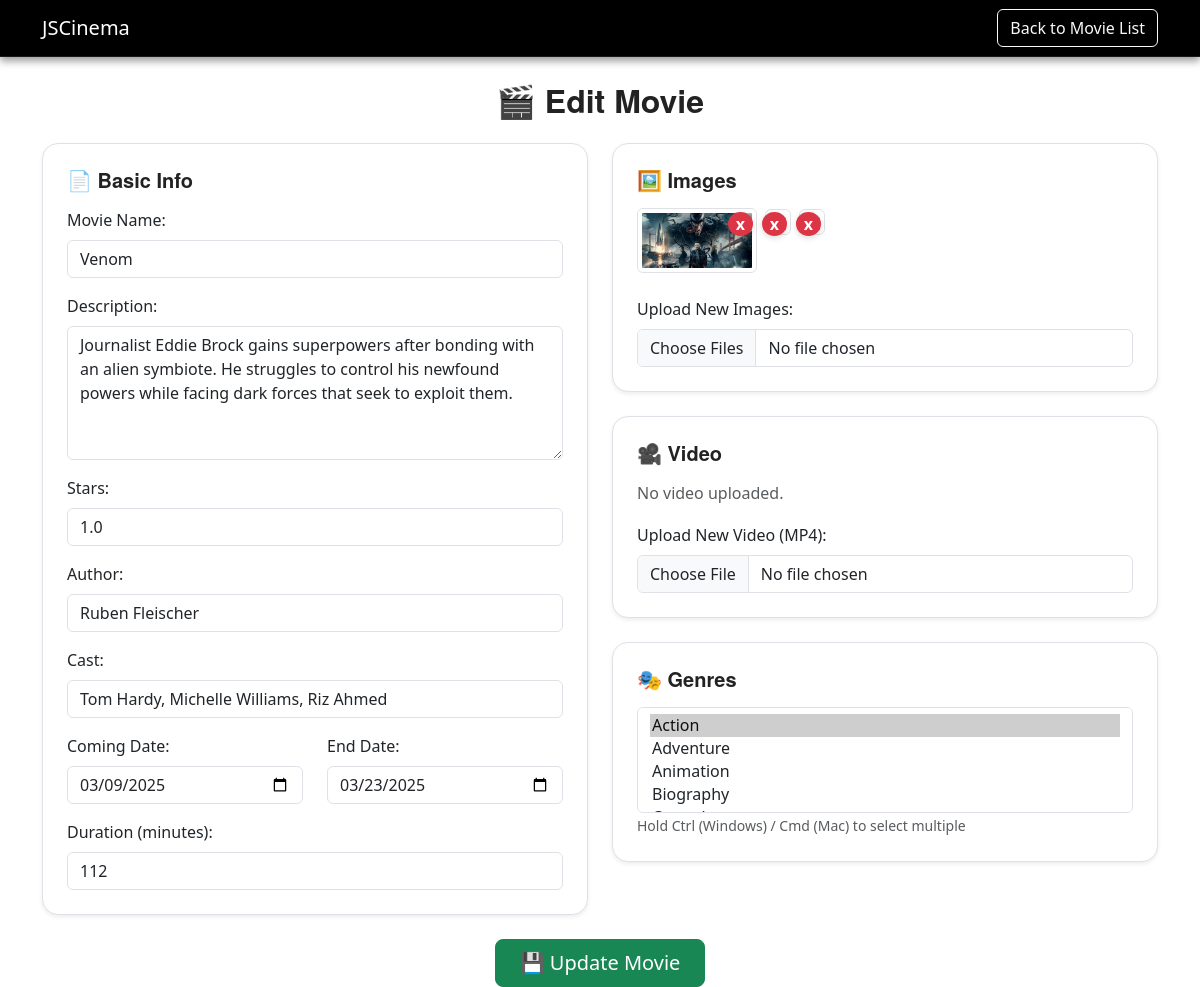
The page /edit_movie_admin.php?id=19 (signed in) on the database its author committed.
### tables this page shows
CREATE TABLE `movies` (
  `id` int(11) NOT NULL,
  `name` varchar(255) NOT NULL,
  `description` text DEFAULT NULL,
  `stars` decimal(3,1) DEFAULT NULL CHECK (`stars` between 0 and 10),
  `author` varchar(255) DEFAULT NULL,
  `video` varchar(255) DEFAULT NULL,
  `movie_duration` int(11) DEFAULT NULL CHECK (`movie_duration` > 0),
  `plays` text DEFAULT NULL,
  `status` varchar(255) DEFAULT NULL,
  `coming_date` date DEFAULT NULL,
  `end_date` date DEFAULT NULL,
  `created_at` timestamp NOT NULL DEFAULT current_timestamp(),
  `updated_at` timestamp NOT NULL DEFAULT current_timestamp() ON UPDATE current_timestamp()
);

CREATE TABLE `movie_images` (
  `id` int(11) NOT NULL,
  `movie_id` int(11) NOT NULL,
  `image_path` varchar(255) NOT NULL
);

### edit_movie_admin.php (the view, shortened to what this page needs)
<?php
require 'db_connection.php';
$movie_id = intval($_GET['id']);
$stmt = $conn->prepare("SELECT * FROM movies WHERE id = ?");
$stmt->bind_param("i", $movie_id);
$stmt->execute();
$result = $stmt->get_result();
$movie = $result->fetch_assoc();
$image_stmt = $conn->prepare("SELECT id, image_path FROM movie_images WHERE movie_id = ?");
$image_stmt->bind_param("i", $movie_id);
$image_stmt->execute();
$image_result = $image_stmt->get_result();
$images = $image_result->fetch_all(MYSQLI_ASSOC);
$genre_stmt = $conn->prepare("SELECT genre_id FROM movie_genres WHERE movie_id = ?");
$genre_stmt->bind_param("i", $movie_id);
$genre_stmt->execute();
$genre_result = $genre_stmt->get_result();
$selected_genres = [];
while ($row = $genre_result->fetch_assoc()) {
    $selected_genres[] = $row['genre_id'];
}
$genreSql = "SELECT * FROM genres";
$genreResult = $conn->query($genreSql);
?>
<!DOCTYPE html>
<html lang="en">
<head>
    <link href="https://cdn.jsdelivr.net/npm/bootstrap@5.3.3/dist/css/bootstrap.min.css" rel="stylesheet">
    <link rel="stylesheet" href="style.css">
</head>
<body>
<nav class="navbar navbar-dark bg-dark">
    <div class="container">
        <a class="navbar-brand" href="index.php">JSCinema</a>
        <a href="movie_admin.php" class="btn btn-outline-light">Back to Movie List</a>
    </div>
</nav>
<div class="container mt-4">
    <h2 class="text-center mb-4">🎬 Edit Movie</h2>
    <form method="POST" enctype="multipart/form-data">
        <div class="row g-4">
            <div class="col-md-6">
                <div class="card-edit-movie-admin p-4 shadow-sm">
                    <h5 class="mb-3">📄 Basic Info</h5>
                    <div class="mb-3">
                        <label for="name" class="form-label">Movie Name:</label>
                        <input type="text" id="name" name="name" class="form-control" value="<?= htmlspecialchars($movie['name']) ?>" required>
                    </div>
                    <div class="mb-3">
                        <label for="description" class="form-label">Description:</label>
                        <textarea id="description" name="description" class="form-control" rows="5" required><?= htmlspecialchars($movie['description']) ?></textarea>
                    </div>
                    <div class="mb-3">
                        <label for="stars" class="form-label">Stars:</label>
                        <input type="text" id="stars" name="stars" class="form-control" value="<?= htmlspecialchars($movie['stars']) ?>" required>
                    </div>
                    <div class="mb-3">
                        <label for="author" class="form-label">Author:</label>
                        <input type="text" id="author" name="author" class="form-control" value="<?= htmlspecialchars($movie['author']) ?>" required>
                    </div>
                    <div class="mb-3">
                        <label for="plays" class="form-label">Cast:</label>
                        <input type="text" id="plays" name="plays" class="form-control" value="<?= htmlspecialchars($movie['plays']) ?>" required>
                    </div>
                    <div class="row">
                        <div class="col">
                            <label for="coming_date" class="form-label">Coming Date:</label>
                            <input type="date" id="coming_date" name="coming_date" class="form-control" value="<?= $movie['coming_date'] ?>">
                        </div>
                        <div class="col">
                            <label for="end_date" class="form-label">End Date:</label>
                            <input type="date" id="end_date" name="end_date" class="form-control" value="<?= $movie['end_date'] ?>">
                        </div>
                    </div>
                    <div class="mt-3">
                        <label for="movie_duration" class="form-label">Duration (minutes):</label>
                        <input type="number" id="movie_duration" name="movie_duration" class="form-control" value="<?= $movie['movie_duration'] ?>" required>
                    </div>
                </div>
            </div>
            <div class="col-md-6">
                <div class="card-edit-movie-admin p-4 shadow-sm mb-4">
                    <h5 class="mb-3">🖼️ Images</h5>
                    <div class="d-flex flex-wrap">
                        <?php foreach ($images as $img): ?>
                            <div class="position-relative me-2 mb-2">
                                <img src="<?= $img['image_path'] ?>" class="img-thumbnail" width="120">
                                <a href="delete_image.php?id=<?= $img['id'] ?>&movie_id=<?= $movie_id ?>" class="btn btn-sm delete-btn-movieEdit position-absolute top-0 end-0 m-1">x</a>
                            </div>
                        <?php endforeach; ?>
                    </div>
                    <div class="mt-3">
                        <label for="images" class="form-label">Upload New Images:</label>
                        <input type="file" class="form-control" name="images[]" multiple>
                    </div>
                </div>
                <div class="card-edit-movie-admin p-4 shadow-sm mb-4">
                    <h5 class="mb-3">🎥 Video</h5>
                    <?php if (!empty($movie['video'])): ?>
                        <video width="100%" height="240" controls class="mb-2 rounded shadow-sm">
                            <source src="<?= htmlspecialchars($movie['video']) ?>" type="video/mp4">
                            Your browser does not support the video tag.
                        </video>
                        <div>
                            <a href="delete_video.php?id=<?= $movie_id ?>" class="btn btn-sm btn-outline-danger" onclick="return confirm('Are you sure you want to delete this video?');">Delete Video</a>
                        </div>
                    <?php else: ?>
                        <p class="text-muted">No video uploaded.</p>
                    <?php endif; ?>
                    <div class="mt-3">
                        <label for="video" class="form-label">Upload New Video (MP4):</label>
                        <input type="file" class="form-control" name="video" accept=".mp4">
                    </div>
                </div>
                <div class="card-edit-movie-admin p-4 shadow-sm">
                    <h5 class="mb-3">🎭 Genres</h5>
                    <select class="form-select select2" name="genre[]" multiple required>
                        <?php while ($genre = $genreResult->fetch_assoc()): ?>
                            <option value="<?= $genre['id'] ?>" <?= in_array($genre['id'], $selected_genres) ? 'selected' : '' ?>>
                                <?= htmlspecialchars($genre['name']) ?>
                            </option>
                        <?php endwhile; ?>
                    </select>
                    <small class="text-muted">Hold Ctrl (Windows) / Cmd (Mac) to select multiple</small>
                </div>
            </div>
        </div>
        <div class="text-center mt-4">
            <button type="submit" class="btn btn-success btn-lg px-4">💾 Update Movie</button>
        </div>
    </form>
</div>
</body>
</html>

### rows shown on the page
movies: name "Venom", description "Journalist Eddie Brock gains superpowers after bonding with an alien symbiote. He struggles to control his newfound powers while facing dark forces that seek to exploit them.", stars "1.0", author "Ruben Fleischer", plays "Tom Hardy, Michelle Williams, Riz Ahmed", coming_date "03/09/2025", end_date "03/23/2025", movie_duration "112"
movie_images: image_path (picture)

### other values the page prints
form field value "Action ☑ / Adventure / Animation / Biography"
